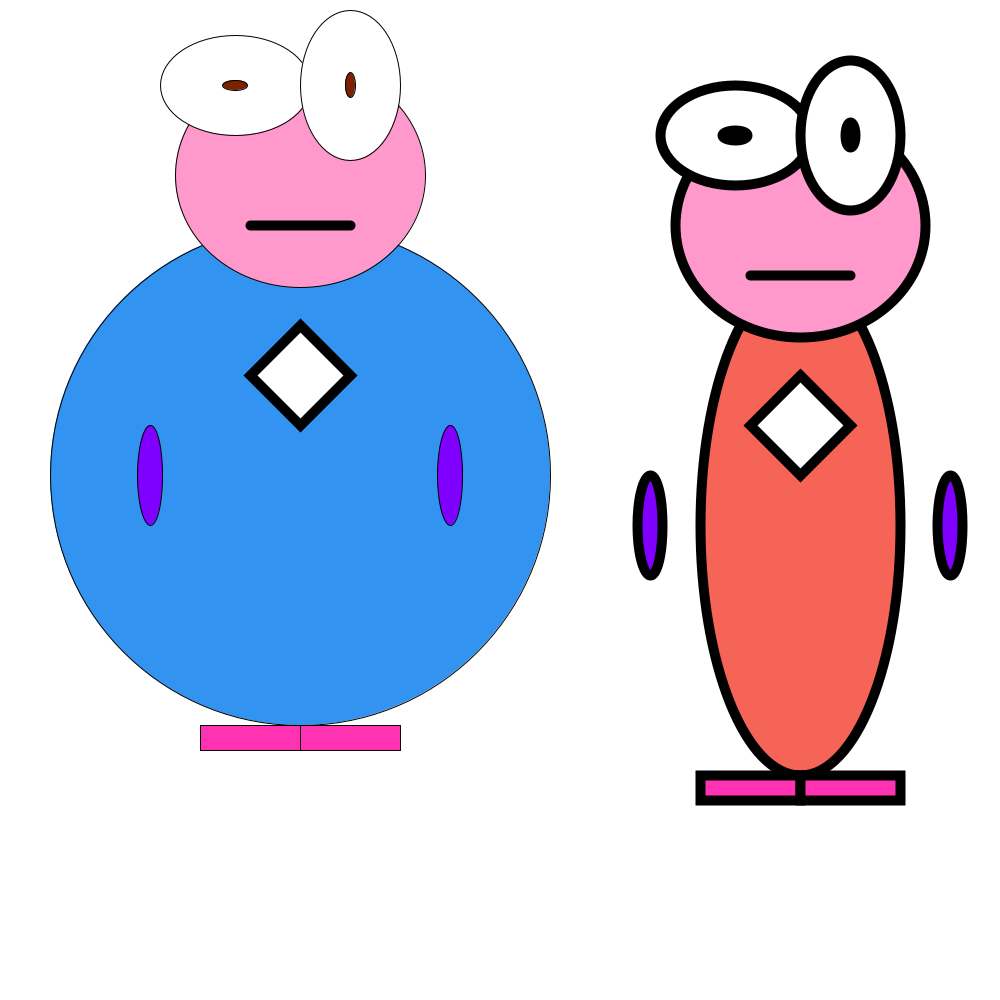
Frame 1 (no input)
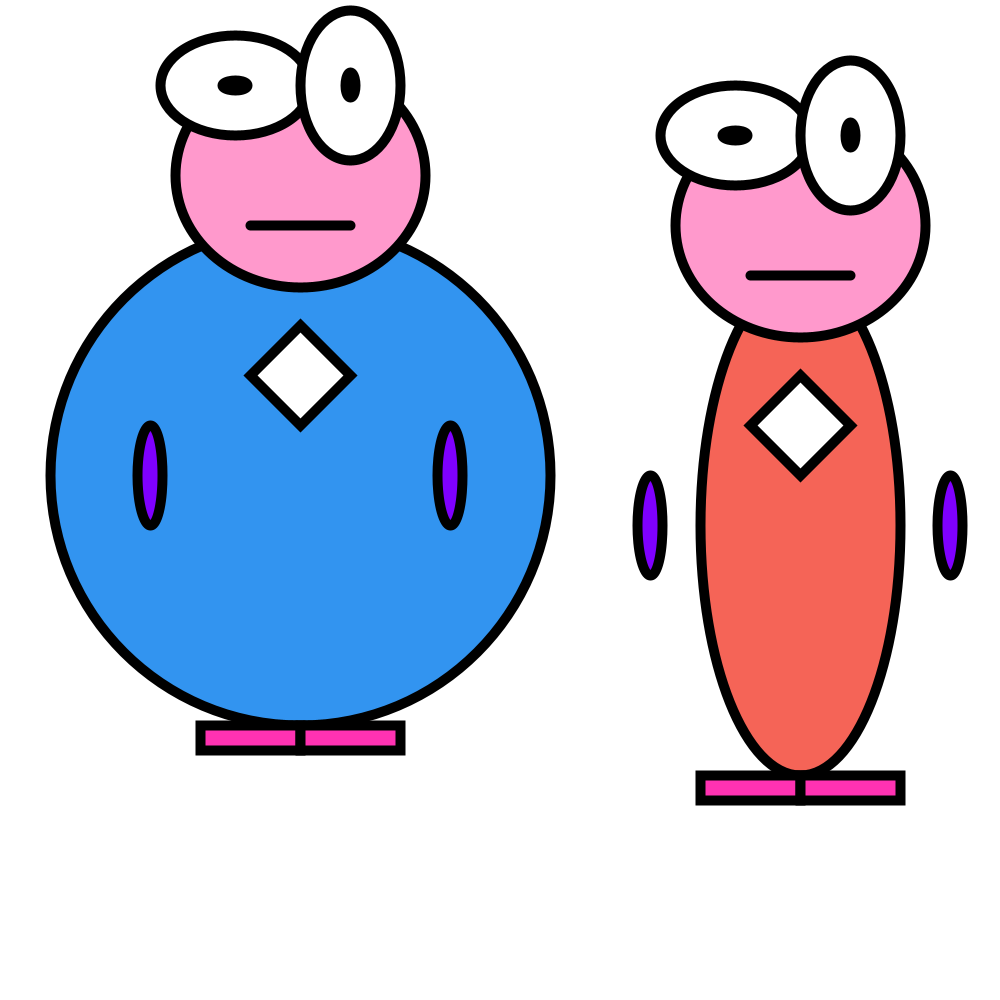
Frame 60 (the mouse pressed at the canvas centre just before this capture)
Frame 120 (the mouse held since frame 60 and released just before this capture): identical to frame 60, image omitted

The Processing sketch that drew these frames (run headless with seeded random() and noise(); from frame 60 on, the mouse is pressed at the canvas centre):

// Processing sketch: Isabel_Pooja_monsterChallenge
// ── Isabel_Pooja_monsterChallenge.pde
int skin1 = color(50, 148, 240);
int skin2 = color(245, 100, 87);

// Declare all global variables (stays the same)
// var width = 40;  etc

// Setup does not change
void setup() {
  size(1000, 1000);  // you can change how big your sketch is in the browser
}

void draw() {
    
    background(255);
 
    monsterBody(-200, -25, 500, 500, skin1);
    monsterBody(300, 25, 200, 500, skin2);
}

// Where should functions be placed?
// You can define your functions anywhere in the code outside of setup() and draw().
// However, the convention is to place your function definitions below draw().

// A function 
void move() {  // feel free to rename these functions
  // Change the x location by speed

}

// A function to make the body
// The key point of this challenge, is to be able to
// pass in parameters to make the body unique, each time this 
// function is called. Color, location, size and width are good things to work with
void monsterBody(int x, int y, int wid, int hei, int sk2) {  // feel free to rename these functions
 
    fill(sk2);
    ellipse(500+x, 500+y, wid, hei);  //body
    fill(255, 50, 178);
    rect(400+x, 750+y, 100, 25);  //left foot
    rect(500+x, 750+y, 100, 25);  //right foot
    fill(127, 0, 255);
    ellipse(350+x, 500+y, 25, 100);  //left arm
    ellipse(650+x, 500+y, 25, 100);  //right arm
    fill(255, 153, 204);
    ellipse(500+x, 200+y, 250, 225);  //head
    fill(255, 255, 255);
    ellipse(435+x, 110+y, 150, 100);  //left eye
    ellipse(550+x, 110+y, 100, 150);  //right eye
    fill(123, 34, 0);
    ellipse(435+x, 110+y, 25, 10);  //left pupil
    ellipse(550+x, 110+y, 10, 25);  //right pupil
    strokeWeight(10);
    line(450+x, 250+y, 550+x, 250+y);  //mouth
    fill(255, 255, 255);
    quad(500+x, 350+y, 550+x, 400+y, 500+x, 450+y, 450+x, 400+y);
  
}



// A function 
void display() { // feel free to rename these functions
  
}
